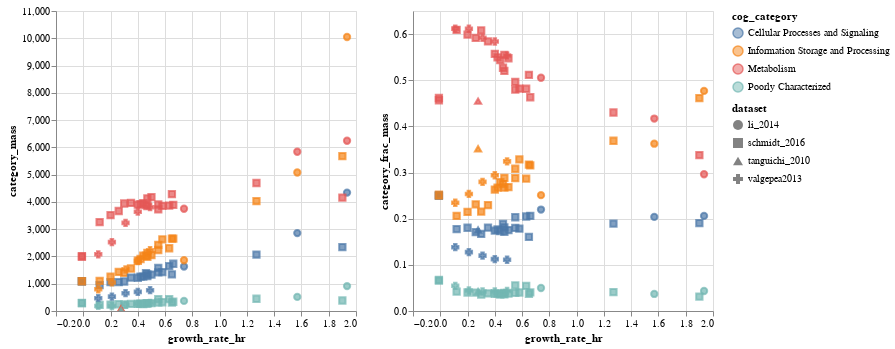

Notebook code for this chart:
### Code cell
# Define the chart base
base = alt.Chart(class_fraction, width=300, height=300)


# Add points for the category mass
tot_mass = base.mark_point(size=40).encode(
    y='category_mass',
    x='growth_rate_hr',
    color='cog_category',
    fill='cog_category',
    shape='dataset',
    tooltip=['dataset', 'condition', 'growth_rate_hr', 'cog_category']
    ).interactive()

# Add points for the category fractional mass 
frac_mass = base.mark_point(size=40).encode(
    y='category_frac_mass',
    x='growth_rate_hr',
    color='cog_category',
    fill='cog_category',
    shape='dataset',
    tooltip=['dataset', 'condition', 'growth_rate_hr', 'cog_category']
    ).interactive()

alt.hconcat(tot_mass, frac_mass)
